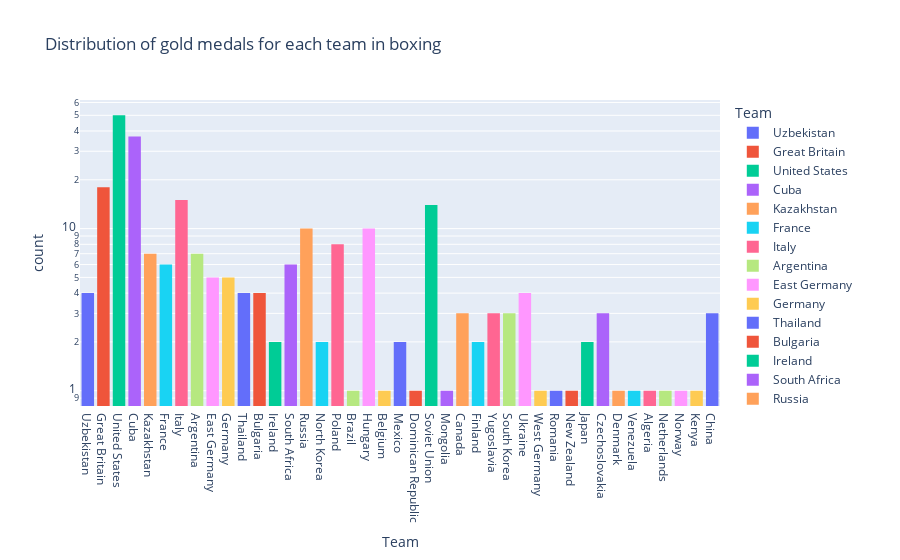

Notebook code for this chart:
### Code cell
# plot the distribution of gold medals for each team
fig = px.histogram(
    df_boxing_gold,
    x="Team",
    log_y=True,
    color="Team",
    title="Distribution of gold medals for each team in boxing",
    labels={"Team": "Team", "count": "Number of gold medals"}, # why can't I change the count label? 
)
fig.show()

### Figure 1 — Plotly figure (JSON) as saved in the notebook; plotly's stock layout.template omitted (floating-point values rounded to 4 significant figures)
{"data": [{"alignmentgroup": "True", "bingroup": "x", "hovertemplate": "Team=%{x}<br>count=%{y}<extra></extra>", "legendgroup": "Uzbekistan", "marker": {"color": "#636efa", "pattern": {"shape": ""}}, "name": "Uzbekistan", "offsetgroup": "Uzbekistan", "orientation": "v", "showlegend": true, "type": "histogram", "x": ["Uzbekistan", "Uzbekistan", "Uzbekistan", "Uzbekistan"], "xaxis": "x", "yaxis": "y"}, {"alignmentgroup": "True", "bingroup": "x", "hovertemplate": "Team=%{x}<br>count=%{y}<extra></extra>", "legendgroup": "Great Britain", "marker": {"color": "#EF553B", "pattern": {"shape": ""}}, "name": "Great Britain", "offsetgroup": "Great Britain", "orientation": "v", "showlegend": true, "type": "histogram", "x": ["Great Britain", "Great Britain", "Great Britain", "Great Britain", "Great Britain", "Great Britain", "Great Britain", "Great Britain", "Great Britain", "Great Britain", "Great Britain", "Great Britain", "Great Britain", "Great Britain", "Great Britain", "Great Britain", "Great Britain", "Great Britain"], "xaxis": "x", "yaxis": "y"}, {"alignmentgroup": "True", "bingroup": "x", "hovertemplate": "Team=%{x}<br>count=%{y}<extra></extra>", "legendgroup": "United States", "marker": {"color": "#00cc96", "pattern": {"shape": ""}}, "name": "United States", "offsetgroup": "United States", "orientation": "v", "showlegend": true, "type": "histogram", "x": ["United States", "United States", "United States", "United States", "United States", "United States", "United States", "United States", "United States", "United States", "United States", "United States", "United States", "United States", "United States", "United States", "United States", "United States", "United States", "United States", "United States", "United States", "United States", "United States", "United States", "United States", "United States", "United States", "United States", "United States", "United States", "United States", "United States", "United States", "United States", "United States", "United States", "United States", "United States", "United States", "United States", "United States", "United States", "United States", "United States", "United States", "United States", "United States", "United States", "United States"], "xaxis": "x", "yaxis": "y"}, {"alignmentgroup": "True", "bingroup": "x", "hovertemplate": "Team=%{x}<br>count=%{y}<extra></extra>", "legendgroup": "Cuba", "marker": {"color": "#ab63fa", "pattern": {"shape": ""}}, "name": "Cuba", "offsetgroup": "Cuba", "orientation": "v", "showlegend": true, "type": "histogram", "x": ["Cuba", "Cuba", "Cuba", "Cuba", "Cuba", "Cuba", "Cuba", "Cuba", "Cuba", "Cuba", "Cuba", "Cuba", "Cuba", "Cuba", "Cuba", "Cuba", "Cuba", "Cuba", "Cuba", "Cuba", "Cuba", "Cuba", "Cuba", "Cuba", "Cuba", "Cuba", "Cuba", "Cuba", "Cuba", "Cuba", "Cuba", "Cuba", "Cuba", "Cuba", "Cuba", "Cuba", "Cuba"], "xaxis": "x", "yaxis": "y"}, {"alignmentgroup": "True", "bingroup": "x", "hovertemplate": "Team=%{x}<br>count=%{y}<extra></extra>", "legendgroup": "Kazakhstan", "marker": {"color": "#FFA15A", "pattern": {"shape": ""}}, "name": "Kazakhstan", "offsetgroup": "Kazakhstan", "orientation": "v", "showlegend": true, "type": "histogram", "x": ["Kazakhstan", "Kazakhstan", "Kazakhstan", "Kazakhstan", "Kazakhstan", "Kazakhstan", "Kazakhstan"], "xaxis": "x", "yaxis": "y"}, {"alignmentgroup": "True", "bingroup": "x", "hovertemplate": "Team=%{x}<br>count=%{y}<extra></extra>", "legendgroup": "France", "marker": {"color": "#19d3f3", "pattern": {"shape": ""}}, "name": "France", "offsetgroup": "France", "orientation": "v", "showlegend": true, "type": "histogram", "x": ["France", "France", "France", "France", "France", "France"], "xaxis": "x", "yaxis": "y"}, {"alignmentgroup": "True", "bingroup": "x", "hovertemplate": "Team=%{x}<br>count=%{y}<extra></extra>", "legendgroup": "Italy", "marker": {"color": "#FF6692", "pattern": {"shape": ""}}, "name": "Italy", "offsetgroup": "Italy", "orientation": "v", "showlegend": true, "type": "histogram", "x": ["Italy", "Italy", "Italy", "Italy", "Italy", "Italy", "Italy", "Italy", "Italy", "Italy", "Italy", "Italy", "Italy", "Italy", "Italy"], "xaxis": "x", "yaxis": "y"}, {"alignmentgroup": "True", "bingroup": "x", "hovertemplate": "Team=%{x}<br>count=%{y}<extra></extra>", "legendgroup": "Argentina", "marker": {"color": "#B6E880", "pattern": {"shape": ""}}, "name": "Argentina", "offsetgroup": "Argentina", "orientation": "v", "showlegend": true, "type": "histogram", "x": ["Argentina", "Argentina", "Argentina", "Argentina", "Argentina", "Argentina", "Argentina"], "xaxis": "x", "yaxis": "y"}, {"alignmentgroup": "True", "bingroup": "x", "hovertemplate": "Team=%{x}<br>count=%{y}<extra></extra>", "legendgroup": "East Germany", "marker": {"color": "#FF97FF", "pattern": {"shape": ""}}, "name": "East Germany", "offsetgroup": "East Germany", "orientation": "v", "showlegend": true, "type": "histogram", "x": ["East Germany", "East Germany", "East Germany", "East Germany", "East Germany"], "xaxis": "x", "yaxis": "y"}, {"alignmentgroup": "True", "bingroup": "x", "hovertemplate": "Team=%{x}<br>count=%{y}<extra></extra>", "legendgroup": "Germany", "marker": {"color": "#FECB52", "pattern": {"shape": ""}}, "name": "Germany", "offsetgroup": "Germany", "orientation": "v", "showlegend": true, "type": "histogram", "x": ["Germany", "Germany", "Germany", "Germany", "Germany"], "xaxis": "x", "yaxis": "y"}, {"alignmentgroup": "True", "bingroup": "x", "hovertemplate": "Team=%{x}<br>count=%{y}<extra></extra>", "legendgroup": "Thailand", "marker": {"color": "#636efa", "pattern": {"shape": ""}}, "name": "Thailand", "offsetgroup": "Thailand", "orientation": "v", "showlegend": true, "type": "histogram", "x": ["Thailand", "Thailand", "Thailand", "Thailand"], "xaxis": "x", "yaxis": "y"}, {"alignmentgroup": "True", "bingroup": "x", "hovertemplate": "Team=%{x}<br>count=%{y}<extra></extra>", "legendgroup": "Bulgaria", "marker": {"color": "#EF553B", "pattern": {"shape": ""}}, "name": "Bulgaria", "offsetgroup": "Bulgaria", "orientation": "v", "showlegend": true, "type": "histogram", "x": ["Bulgaria", "Bulgaria", "Bulgaria", "Bulgaria"], "xaxis": "x", "yaxis": "y"}, {"alignmentgroup": "True", "bingroup": "x", "hovertemplate": "Team=%{x}<br>count=%{y}<extra></extra>", "legendgroup": "Ireland", "marker": {"color": "#00cc96", "pattern": {"shape": ""}}, "name": "Ireland", "offsetgroup": "Ireland", "orientation": "v", "showlegend": true, "type": "histogram", "x": ["Ireland", "Ireland"], "xaxis": "x", "yaxis": "y"}, {"alignmentgroup": "True", "bingroup": "x", "hovertemplate": "Team=%{x}<br>count=%{y}<extra></extra>", "legendgroup": "South Africa", "marker": {"color": "#ab63fa", "pattern": {"shape": ""}}, "name": "South Africa", "offsetgroup": "South Africa", "orientation": "v", "showlegend": true, "type": "histogram", "x": ["South Africa", "South Africa", "South Africa", "South Africa", "South Africa", "South Africa"], "xaxis": "x", "yaxis": "y"}, {"alignmentgroup": "True", "bingroup": "x", "hovertemplate": "Team=%{x}<br>count=%{y}<extra></extra>", "legendgroup": "Russia", "marker": {"color": "#FFA15A", "pattern": {"shape": ""}}, "name": "Russia", "offsetgroup": "Russia", "orientation": "v", "showlegend": true, "type": "histogram", "x": ["Russia", "Russia", "Russia", "Russia", "Russia", "Russia", "Russia", "Russia", "Russia", "Russia"], "xaxis": "x", "yaxis": "y"}, {"alignmentgroup": "True", "bingroup": "x", "hovertemplate": "Team=%{x}<br>count=%{y}<extra></extra>", "legendgroup": "North Korea", "marker": {"color": "#19d3f3", "pattern": {"shape": ""}}, "name": "North Korea", "offsetgroup": "North Korea", "orientation": "v", "showlegend": true, "type": "histogram", "x": ["North Korea", "North Korea"], "xaxis": "x", "yaxis": "y"}, {"alignmentgroup": "True", "bingroup": "x", "hovertemplate": "Team=%{x}<br>count=%{y}<extra></extra>", "legendgroup": "Poland", "marker": {"color": "#FF6692", "pattern": {"shape": ""}}, "name": "Poland", "offsetgroup": "Poland", "orientation": "v", "showlegend": true, "type": "histogram", "x": ["Poland", "Poland", "Poland", "Poland", "Poland", "Poland", "Poland", "Poland"], "xaxis": "x", "yaxis": "y"}, {"alignmentgroup": "True", "bingroup": "x", "hovertemplate": "Team=%{x}<br>count=%{y}<extra></extra>", "legendgroup": "Brazil", "marker": {"color": "#B6E880", "pattern": {"shape": ""}}, "name": "Brazil", "offsetgroup": "Brazil", "orientation": "v", "showlegend": true, "type": "histogram", "x": ["Brazil"], "xaxis": "x", "yaxis": "y"}, {"alignmentgroup": "True", "bingroup": "x", "hovertemplate": "Team=%{x}<br>count=%{y}<extra></extra>", "legendgroup": "Hungary", "marker": {"color": "#FF97FF", "pattern": {"shape": ""}}, "name": "Hungary", "offsetgroup": "Hungary", "orientation": "v", "showlegend": true, "type": "histogram", "x": ["Hungary", "Hungary", "Hungary", "Hungary", "Hungary", "Hungary", "Hungary", "Hungary", "Hungary", "Hungary"], "xaxis": "x", "yaxis": "y"}, {"alignmentgroup": "True", "bingroup": "x", "hovertemplate": "Team=%{x}<br>count=%{y}<extra></extra>", "legendgroup": "Belgium", "marker": {"color": "#FECB52", "pattern": {"shape": ""}}, "name": "Belgium", "offsetgroup": "Belgium", "orientation": "v", "showlegend": true, "type": "histogram", "x": ["Belgium"], "xaxis": "x", "yaxis": "y"}, {"alignmentgroup": "True", "bingroup": "x", "hovertemplate": "Team=%{x}<br>count=%{y}<extra></extra>", "legendgroup": "Mexico", "marker": {"color": "#636efa", "pattern": {"shape": ""}}, "name": "Mexico", "offsetgroup": "Mexico", "orientation": "v", "showlegend": true, "type": "histogram", "x": ["Mexico", "Mexico"], "xaxis": "x", "yaxis": "y"}, {"alignmentgroup": "True", "bingroup": "x", "hovertemplate": "Team=%{x}<br>count=%{y}<extra></extra>", "legendgroup": "Dominican Republic", "marker": {"color": "#EF553B", "pattern": {"shape": ""}}, "name": "Dominican Republic", "offsetgroup": "Dominican Republic", "orientation": "v", "showlegend": true, "type": "histogram", "x": ["Dominican Republic"], "xaxis": "x", "yaxis": "y"}, {"alignmentgroup": "True", "bingroup": "x", "hovertemplate": "Team=%{x}<br>count=%{y}<extra></extra>", "legendgroup": "Soviet Union", "marker": {"color": "#00cc96", "pattern": {"shape": ""}}, "name": "Soviet Union", "offsetgroup": "Soviet Union", "orientation": "v", "showlegend": true, "type": "histogram", "x": ["Soviet Union", "Soviet Union", "Soviet Union", "Soviet Union", "Soviet Union", "Soviet Union", "Soviet Union", "Soviet Union", "Soviet Union", "Soviet Union", "Soviet Union", "Soviet Union", "Soviet Union", "Soviet Union"], "xaxis": "x", "yaxis": "y"}, {"alignmentgroup": "True", "bingroup": "x", "hovertemplate": "Team=%{x}<br>count=%{y}<extra></extra>", "legendgroup": "Mongolia", "marker": {"color": "#ab63fa", "pattern": {"shape": ""}}, "name": "Mongolia", "offsetgroup": "Mongolia", "orientation": "v", "showlegend": true, "type": "histogram", "x": ["Mongolia"], "xaxis": "x", "yaxis": "y"}, {"alignmentgroup": "True", "bingroup": "x", "hovertemplate": "Team=%{x}<br>count=%{y}<extra></extra>", "legendgroup": "Canada", "marker": {"color": "#FFA15A", "pattern": {"shape": ""}}, "name": "Canada", "offsetgroup": "Canada", "orientation": "v", "showlegend": true, "type": "histogram", "x": ["Canada", "Canada", "Canada"], "xaxis": "x", "yaxis": "y"}, {"alignmentgroup": "True", "bingroup": "x", "hovertemplate": "Team=%{x}<br>count=%{y}<extra></extra>", "legendgroup": "Finland", "marker": {"color": "#19d3f3", "pattern": {"shape": ""}}, "name": "Finland", "offsetgroup": "Finland", "orientation": "v", "showlegend": true, "type": "histogram", "x": ["Finland", "Finland"], "xaxis": "x", "yaxis": "y"}, {"alignmentgroup": "True", "bingroup": "x", "hovertemplate": "Team=%{x}<br>count=%{y}<extra></extra>", "legendgroup": "Yugoslavia", "marker": {"color": "#FF6692", "pattern": {"shape": ""}}, "name": "Yugoslavia", "offsetgroup": "Yugoslavia", "orientation": "v", "showlegend": true, "type": "histogram", "x": ["Yugoslavia", "Yugoslavia", "Yugoslavia"], "xaxis": "x", "yaxis": "y"}, {"alignmentgroup": "True", "bingroup": "x", "hovertemplate": "Team=%{x}<br>count=%{y}<extra></extra>", "legendgroup": "South Korea", "marker": {"color": "#B6E880", "pattern": {"shape": ""}}, "name": "South Korea", "offsetgroup": "South Korea", "orientation": "v", "showlegend": true, "type": "histogram", "x": ["South Korea", "South Korea", "South Korea"], "xaxis": "x", "yaxis": "y"}, {"alignmentgroup": "True", "bingroup": "x", "hovertemplate": "Team=%{x}<br>count=%{y}<extra></extra>", "legendgroup": "Ukraine", "marker": {"color": "#FF97FF", "pattern": {"shape": ""}}, "name": "Ukraine", "offsetgroup": "Ukraine", "orientation": "v", "showlegend": true, "type": "histogram", "x": ["Ukraine", "Ukraine", "Ukraine", "Ukraine"], "xaxis": "x", "yaxis": "y"}, {"alignmentgroup": "True", "bingroup": "x", "hovertemplate": "Team=%{x}<br>count=%{y}<extra></extra>", "legendgroup": "West Germany", "marker": {"color": "#FECB52", "pattern": {"shape": ""}}, "name": "West Germany", "offsetgroup": "West Germany", "orientation": "v", "showlegend": true, "type": "histogram", "x": ["West Germany"], "xaxis": "x", "yaxis": "y"}, {"alignmentgroup": "True", "bingroup": "x", "hovertemplate": "Team=%{x}<br>count=%{y}<extra></extra>", "legendgroup": "Romania", "marker": {"color": "#636efa", "pattern": {"shape": ""}}, "name": "Romania", "offsetgroup": "Romania", "orientation": "v", "showlegend": true, "type": "histogram", "x": ["Romania"], "xaxis": "x", "yaxis": "y"}, {"alignmentgroup": "True", "bingroup": "x", "hovertemplate": "Team=%{x}<br>count=%{y}<extra></extra>", "legendgroup": "New Zealand", "marker": {"color": "#EF553B", "pattern": {"shape": ""}}, "name": "New Zealand", "offsetgroup": "New Zealand", "orientation": "v", "showlegend": true, "type": "histogram", "x": ["New Zealand"], "xaxis": "x", "yaxis": "y"}, {"alignmentgroup": "True", "bingroup": "x", "hovertemplate": "Team=%{x}<br>count=%{y}<extra></extra>", "legendgroup": "Japan", "marker": {"color": "#00cc96", "pattern": {"shape": ""}}, "name": "Japan", "offsetgroup": "Japan", "orientation": "v", "showlegend": true, "type": "histogram", "x": ["Japan", "Japan"], "xaxis": "x", "yaxis": "y"}, {"alignmentgroup": "True", "bingroup": "x", "hovertemplate": "Team=%{x}<br>count=%{y}<extra></extra>", "legendgroup": "Czechoslovakia", "marker": {"color": "#ab63fa", "pattern": {"shape": ""}}, "name": "Czechoslovakia", "offsetgroup": "Czechoslovakia", "orientation": "v", "showlegend": true, "type": "histogram", "x": ["Czechoslovakia", "Czechoslovakia", "Czechoslovakia"], "xaxis": "x", "yaxis": "y"}, {"alignmentgroup": "True", "bingroup": "x", "hovertemplate": "Team=%{x}<br>count=%{y}<extra></extra>", "legendgroup": "Denmark", "marker": {"color": "#FFA15A", "pattern": {"shape": ""}}, "name": "Denmark", "offsetgroup": "Denmark", "orientation": "v", "showlegend": true, "type": "histogram", "x": ["Denmark"], "xaxis": "x", "yaxis": "y"}, {"alignmentgroup": "True", "bingroup": "x", "hovertemplate": "Team=%{x}<br>count=%{y}<extra></extra>", "legendgroup": "Venezuela", "marker": {"color": "#19d3f3", "pattern": {"shape": ""}}, "name": "Venezuela", "offsetgroup": "Venezuela", "orientation": "v", "showlegend": true, "type": "histogram", "x": ["Venezuela"], "xaxis": "x", "yaxis": "y"}, {"alignmentgroup": "True", "bingroup": "x", "hovertemplate": "Team=%{x}<br>count=%{y}<extra></extra>", "legendgroup": "Algeria", "marker": {"color": "#FF6692", "pattern": {"shape": ""}}, "name": "Algeria", "offsetgroup": "Algeria", "orientation": "v", "showlegend": true, "type": "histogram", "x": ["Algeria"], "xaxis": "x", "yaxis": "y"}, {"alignmentgroup": "True", "bingroup": "x", "hovertemplate": "Team=%{x}<br>count=%{y}<extra></extra>", "legendgroup": "Netherlands", "marker": {"color": "#B6E880", "pattern": {"shape": ""}}, "name": "Netherlands", "offsetgroup": "Netherlands", "orientation": "v", "showlegend": true, "type": "histogram", "x": ["Netherlands"], "xaxis": "x", "yaxis": "y"}, {"alignmentgroup": "True", "bingroup": "x", "hovertemplate": "Team=%{x}<br>count=%{y}<extra></extra>", "legendgroup": "Norway", "marker": {"color": "#FF97FF", "pattern": {"shape": ""}}, "name": "Norway", "offsetgroup": "Norway", "orientation": "v", "showlegend": true, "type": "histogram", "x": ["Norway"], "xaxis": "x", "yaxis": "y"}, {"alignmentgroup": "True", "bingroup": "x", "hovertemplate": "Team=%{x}<br>count=%{y}<extra></extra>", "legendgroup": "Kenya", "marker": {"color": "#FECB52", "pattern": {"shape": ""}}, "name": "Kenya", "offsetgroup": "Kenya", "orientation": "v", "showlegend": true, "type": "histogram", "x": ["Kenya"], "xaxis": "x", "yaxis": "y"}, {"alignmentgroup": "True", "bingroup": "x", "hovertemplate": "Team=%{x}<br>count=%{y}<extra></extra>", "legendgroup": "China", "marker": {"color": "#636efa", "pattern": {"shape": ""}}, "name": "China", "offsetgroup": "China", "orientation": "v", "showlegend": true, "type": "histogram", "x": ["China", "China", "China"], "xaxis": "x", "yaxis": "y"}], "layout": {"barmode": "relative", "legend": {"title": {"text": "Team"}, "tracegroupgap": 0}, "title": {"text": "Distribution of gold medals for each team in boxing"}, "xaxis": {"anchor": "y", "categoryarray": ["Uzbekistan", "Great Britain", "United States", "Cuba", "Kazakhstan", "France", "Italy", "Argentina", "East Germany", "Germany", "Thailand", "Bulgaria", "Ireland", "South Africa", "Russia", "North Korea", "Poland", "Brazil", "Hungary", "Belgium", "Mexico", "Dominican Republic", "Soviet Union", "Mongolia", "Canada", "Finland", "Yugoslavia", "South Korea", "Ukraine", "West Germany", "Romania", "New Zealand", "Japan", "Czechoslovakia", "Denmark", "Venezuela", "Algeria", "Netherlands", "Norway", "Kenya", "China"], "categoryorder": "array", "domain": [0, 1], "title": {"text": "Team"}}, "yaxis": {"anchor": "x", "domain": [0, 1], "title": {"text": "count"}, "type": "log"}}}
